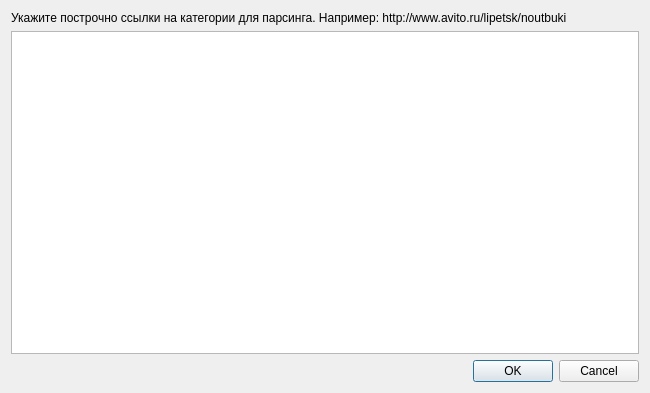
<?xml version="1.0" encoding="UTF-8"?>
<ui version="4.0">
 <class>QueryDialog</class>
 <widget class="QDialog" name="QueryDialog">
  <property name="windowModality">
   <enum>Qt::ApplicationModal</enum>
  </property>
  <property name="geometry">
   <rect>
    <x>0</x>
    <y>0</y>
    <width>650</width>
    <height>393</height>
   </rect>
  </property>
  <property name="windowTitle">
   <string>Ссылки</string>
  </property>
  <layout class="QGridLayout" name="gridLayout">
   <item row="1" column="0">
    <widget class="QPlainTextEdit" name="links_te"/>
   </item>
   <item row="2" column="0">
    <widget class="QDialogButtonBox" name="buttonBox">
     <property name="standardButtons">
      <set>QDialogButtonBox::Cancel|QDialogButtonBox::Ok</set>
     </property>
    </widget>
   </item>
   <item row="0" column="0">
    <widget class="QLabel" name="label">
     <property name="text">
      <string>&lt;html&gt;&lt;head/&gt;&lt;body&gt;&lt;p&gt;Укажите построчно ссылки на категории для парсинга. Например: http://www.avito.ru/lipetsk/noutbuki&lt;/p&gt;&lt;/body&gt;&lt;/html&gt;</string>
     </property>
    </widget>
   </item>
  </layout>
 </widget>
 <resources>
  <include location="../res/icons.qrc"/>
 </resources>
 <connections>
  <connection>
   <sender>buttonBox</sender>
   <signal>accepted()</signal>
   <receiver>QueryDialog</receiver>
   <slot>accept()</slot>
   <hints>
    <hint type="sourcelabel">
     <x>516</x>
     <y>375</y>
    </hint>
    <hint type="destinationlabel">
     <x>480</x>
     <y>390</y>
    </hint>
   </hints>
  </connection>
  <connection>
   <sender>buttonBox</sender>
   <signal>rejected()</signal>
   <receiver>QueryDialog</receiver>
   <slot>reject()</slot>
   <hints>
    <hint type="sourcelabel">
     <x>609</x>
     <y>376</y>
    </hint>
    <hint type="destinationlabel">
     <x>595</x>
     <y>390</y>
    </hint>
   </hints>
  </connection>
 </connections>
</ui>
